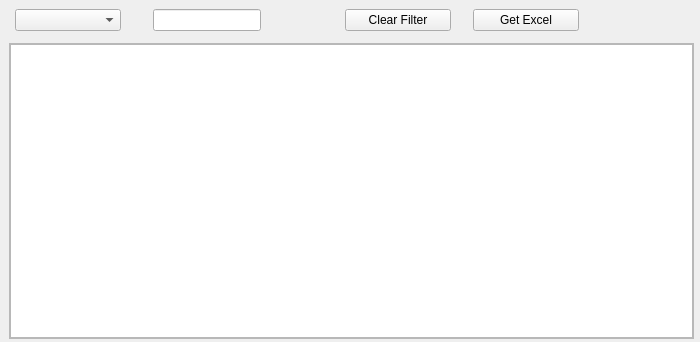
<?xml version="1.0" encoding="UTF-8"?>
<ui version="4.0">
 <class>MainWindow</class>
 <widget class="QMainWindow" name="MainWindow">
  <property name="geometry">
   <rect>
    <x>0</x>
    <y>0</y>
    <width>700</width>
    <height>342</height>
   </rect>
  </property>
  <property name="windowTitle">
   <string>MainWindow</string>
  </property>
  <property name="dockOptions">
   <set>QMainWindow::AllowNestedDocks|QMainWindow::AllowTabbedDocks|QMainWindow::AnimatedDocks|QMainWindow::ForceTabbedDocks|QMainWindow::GroupedDragging|QMainWindow::VerticalTabs</set>
  </property>
  <widget class="QWidget" name="centralwidget">
   <layout class="QGridLayout" name="gridLayout">
    <property name="leftMargin">
     <number>0</number>
    </property>
    <property name="topMargin">
     <number>0</number>
    </property>
    <property name="rightMargin">
     <number>0</number>
    </property>
    <property name="bottomMargin">
     <number>0</number>
    </property>
    <property name="horizontalSpacing">
     <number>3</number>
    </property>
    <property name="verticalSpacing">
     <number>0</number>
    </property>
    <item row="3" column="1">
     <widget class="Line" name="line_18">
      <property name="orientation">
       <enum>Qt::Horizontal</enum>
      </property>
     </widget>
    </item>
    <item row="2" column="0">
     <widget class="Line" name="line">
      <property name="styleSheet">
       <string notr="true">background-color: transparent;</string>
      </property>
      <property name="orientation">
       <enum>Qt::Vertical</enum>
      </property>
     </widget>
    </item>
    <item row="1" column="2">
     <widget class="Line" name="line_2">
      <property name="styleSheet">
       <string notr="true">background-color: transparent;</string>
      </property>
      <property name="orientation">
       <enum>Qt::Horizontal</enum>
      </property>
     </widget>
    </item>
    <item row="2" column="3">
     <widget class="Line" name="line_3">
      <property name="styleSheet">
       <string notr="true">background-color: transparent;</string>
      </property>
      <property name="orientation">
       <enum>Qt::Vertical</enum>
      </property>
     </widget>
    </item>
    <item row="2" column="2">
     <widget class="QFrame" name="mainFrame">
      <property name="sizePolicy">
       <sizepolicy hsizetype="Expanding" vsizetype="Expanding">
        <horstretch>0</horstretch>
        <verstretch>0</verstretch>
       </sizepolicy>
      </property>
      <property name="frameShape">
       <enum>QFrame::StyledPanel</enum>
      </property>
      <property name="frameShadow">
       <enum>QFrame::Raised</enum>
      </property>
      <layout class="QGridLayout" name="gridLayout_4">
       <property name="leftMargin">
        <number>0</number>
       </property>
       <property name="topMargin">
        <number>0</number>
       </property>
       <property name="rightMargin">
        <number>0</number>
       </property>
       <property name="bottomMargin">
        <number>0</number>
       </property>
       <property name="spacing">
        <number>0</number>
       </property>
       <item row="0" column="0">
        <widget class="QTableView" name="tableView">
         <property name="font">
          <font>
           <pointsize>11</pointsize>
          </font>
         </property>
         <property name="styleSheet">
          <string notr="true"/>
         </property>
         <property name="selectionBehavior">
          <enum>QAbstractItemView::SelectRows</enum>
         </property>
         <property name="showGrid">
          <bool>true</bool>
         </property>
         <property name="sortingEnabled">
          <bool>true</bool>
         </property>
         <attribute name="verticalHeaderDefaultSectionSize">
          <number>23</number>
         </attribute>
        </widget>
       </item>
      </layout>
     </widget>
    </item>
    <item row="0" column="1" colspan="3">
     <widget class="QWidget" name="indexBar" native="true">
      <property name="sizePolicy">
       <sizepolicy hsizetype="Preferred" vsizetype="Minimum">
        <horstretch>0</horstretch>
        <verstretch>0</verstretch>
       </sizepolicy>
      </property>
      <property name="minimumSize">
       <size>
        <width>0</width>
        <height>0</height>
       </size>
      </property>
      <property name="styleSheet">
       <string notr="true"/>
      </property>
      <layout class="QGridLayout" name="gridLayout_2">
       <item row="0" column="3" rowspan="2">
        <widget class="Line" name="line_7">
         <property name="maximumSize">
          <size>
           <width>25</width>
           <height>16777215</height>
          </size>
         </property>
         <property name="styleSheet">
          <string notr="true">background-color: transparent;</string>
         </property>
         <property name="orientation">
          <enum>Qt::Horizontal</enum>
         </property>
        </widget>
       </item>
       <item row="0" column="2" rowspan="2">
        <widget class="QLineEdit" name="le_text">
         <property name="sizePolicy">
          <sizepolicy hsizetype="Preferred" vsizetype="Fixed">
           <horstretch>0</horstretch>
           <verstretch>0</verstretch>
          </sizepolicy>
         </property>
         <property name="maximumSize">
          <size>
           <width>200</width>
           <height>16777215</height>
          </size>
         </property>
        </widget>
       </item>
       <item row="0" column="1" rowspan="2">
        <widget class="Line" name="line_4">
         <property name="maximumSize">
          <size>
           <width>20</width>
           <height>16777215</height>
          </size>
         </property>
         <property name="styleSheet">
          <string notr="true">background-color: transparent;</string>
         </property>
         <property name="orientation">
          <enum>Qt::Horizontal</enum>
         </property>
        </widget>
       </item>
       <item row="0" column="0" rowspan="2">
        <widget class="QComboBox" name="cbHeads">
         <property name="maximumSize">
          <size>
           <width>200</width>
           <height>16777215</height>
          </size>
         </property>
        </widget>
       </item>
       <item row="0" column="5" rowspan="2">
        <widget class="Line" name="line_9">
         <property name="maximumSize">
          <size>
           <width>25</width>
           <height>16777215</height>
          </size>
         </property>
         <property name="styleSheet">
          <string notr="true">background-color: transparent;</string>
         </property>
         <property name="orientation">
          <enum>Qt::Horizontal</enum>
         </property>
        </widget>
       </item>
       <item row="1" column="9">
        <widget class="Line" name="line_6">
         <property name="minimumSize">
          <size>
           <width>1</width>
           <height>0</height>
          </size>
         </property>
         <property name="styleSheet">
          <string notr="true">background-color:transparent</string>
         </property>
         <property name="orientation">
          <enum>Qt::Horizontal</enum>
         </property>
        </widget>
       </item>
       <item row="1" column="4">
        <widget class="Line" name="line_5">
         <property name="maximumSize">
          <size>
           <width>10</width>
           <height>16777215</height>
          </size>
         </property>
         <property name="styleSheet">
          <string notr="true">background-color: transparent;</string>
         </property>
         <property name="orientation">
          <enum>Qt::Horizontal</enum>
         </property>
        </widget>
       </item>
       <item row="0" column="8" rowspan="2">
        <widget class="QPushButton" name="pbGetExcel">
         <property name="minimumSize">
          <size>
           <width>100</width>
           <height>0</height>
          </size>
         </property>
         <property name="maximumSize">
          <size>
           <width>200</width>
           <height>16777215</height>
          </size>
         </property>
         <property name="text">
          <string>Get Excel</string>
         </property>
        </widget>
       </item>
       <item row="1" column="7">
        <widget class="Line" name="line_8">
         <property name="maximumSize">
          <size>
           <width>10</width>
           <height>16777215</height>
          </size>
         </property>
         <property name="styleSheet">
          <string notr="true">background-color: transparent;</string>
         </property>
         <property name="orientation">
          <enum>Qt::Horizontal</enum>
         </property>
        </widget>
       </item>
       <item row="0" column="6" rowspan="2">
        <widget class="QPushButton" name="pbClearfilter">
         <property name="minimumSize">
          <size>
           <width>100</width>
           <height>0</height>
          </size>
         </property>
         <property name="maximumSize">
          <size>
           <width>200</width>
           <height>16777215</height>
          </size>
         </property>
         <property name="text">
          <string>Clear Filter</string>
         </property>
        </widget>
       </item>
      </layout>
     </widget>
    </item>
   </layout>
  </widget>
 </widget>
 <resources>
  <include location="../../../Users/HP/Desktop/Autotrader-Reborn2.1/Resourses/icons/icons.qrc"/>
 </resources>
 <connections/>
</ui>
